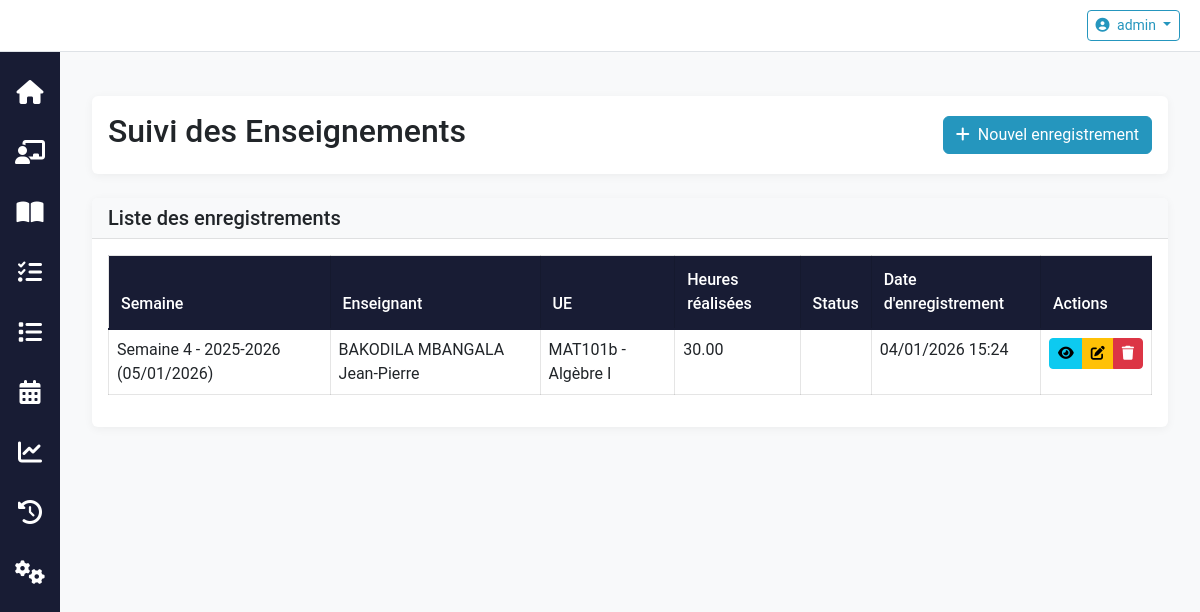
Page /tracking/progress/ (signed in) on the committed database.
### tracking/models.py (models this page shows, shortened)
class TeachingProgress(models.Model):
    organisation = models.ForeignKey('accounts.Organisation', on_delete=models.CASCADE, related_name='teaching_progress', verbose_name='Organisation', null=True, blank=True)
    course = models.ForeignKey(Course, on_delete=models.CASCADE, related_name='progress_records', verbose_name="UE")
    teacher = models.ForeignKey(Teacher, on_delete=models.CASCADE, related_name='progress_records', verbose_name="Enseignant")
    week = models.ForeignKey(SemaineCours, on_delete=models.CASCADE, related_name='progress_records', verbose_name="Semaine")
    hours_done = models.DecimalField(max_digits=5, decimal_places=2, validators=[MinValueValidator(0)], verbose_name="Heures effectuées")
    comment = models.TextField(blank=True, null=True, verbose_name="Commentaire")
    created_at = models.DateTimeField(auto_now_add=True, verbose_name="Date de création")
    updated_at = models.DateTimeField(auto_now=True, verbose_name="Date de mise à jour")
    status = models.CharField(max_length=20, choices=[
        ('planned', 'Planifié'),
        ('completed', 'Terminé'),
        ('canceled', 'Annulé'),
        ('rescheduled', 'Reporté')
    ], default='planned', verbose_name="Statut")
    class Meta:
        verbose_name = "Suivi d'enseignement"
        verbose_name_plural = "Suivi des enseignements"
        ordering = ['-week__annee_academique', 'week__numero_semaine', 'course__code_ue']
        unique_together = ['course', 'teacher', 'week']

### reglage/models.py (models this page shows, shortened)
class SemaineCours(models.Model):
    numero_semaine = models.IntegerField(help_text="Numéro de la semaine (1, 2, 3...)")
    date_debut = models.DateField(help_text="Date de début de la semaine (doit être un LUNDI)")
    date_fin = models.DateField(help_text="Date de fin de la semaine (doit être un SAMEDI)")
    designation = models.CharField(max_length=200, help_text="Ex: Semaine 1 du 1er semestre")
    est_en_cours = models.BooleanField(default=False, help_text="Marquer comme semaine en cours")
    annee_academique = models.CharField(max_length=9, null=True, blank=True, help_text="Année académique (ex: 2024-2025)")
    remarques = models.TextField(blank=True, null=True)
    class Meta:
        verbose_name = "Semaine de Cours"
        verbose_name_plural = "Semaines de Cours"
        ordering = ['date_debut']
        unique_together = [('numero_semaine', 'annee_academique')]

### teachers/models.py (models this page shows, shortened)
class Teacher(models.Model):
    organisation = models.ForeignKey('accounts.Organisation', on_delete=models.CASCADE, related_name='teachers', verbose_name='Organisation', null=True, blank=True)
    photo = models.ImageField(upload_to='teacher_photos/', null=True, blank=True)
    matricule = models.CharField(max_length=20, unique=True)
    nom_complet = models.CharField(max_length=100)
    fonction = models.CharField(max_length=50)
    grade = models.CharField(max_length=50, default='ASS1')
    section = models.CharField(max_length=50, null=True, blank=True)
    categorie = models.CharField(max_length=25)
    departement = models.CharField(max_length=50)

### courses/models.py (models this page shows, shortened)
class Course(models.Model):
    organisation = models.ForeignKey('accounts.Organisation', on_delete=models.CASCADE, related_name='courses', verbose_name='Organisation', null=True, blank=True)
    CLASSE_CHOICES = [
        ('L1', 'L1'),
        ('L2', 'L2'),
        ('L3', 'L3'),
        ('M1', 'M1'),
        ('M2', 'M2'),
    ]
    SEMESTRE_CHOICES = [
        ('S1', 'S1'),
        ('S2', 'S2'),
    ]
    DEPARTMENT_CHOICES = [
        ('Informatique', 'Informatique'),
        ('Physique', 'Physique'),
        ('Chimie', 'Chimie'),
        ('Biologie', 'Biologie'),
        ('SCAD', 'SCAD'),
        ('Histoire', 'Histoire'),
        ('Anglais', 'Anglais'),
        ('Français', 'Français'),
        ('Mathématique', 'Mathématique'),
        ('Agrovet', 'Agrovet'),
    ]
    code_ue = models.CharField(max_length=20)
    intitule_ue = models.CharField(max_length=200)
    intitule_ec = models.CharField(max_length=200, blank=True, null=True)
    credit = models.DecimalField(max_digits=5, decimal_places=2)  # Accepte les décimales (ex: 3.5)
    cmi = models.DecimalField(max_digits=5, decimal_places=2, verbose_name='CMI')  # Cours Magistral Intégré
    td_tp = models.DecimalField(max_digits=5, decimal_places=2, verbose_name='TD+TP')  # Travaux Dirigés + Travaux Pratiques
    classe = models.CharField(max_length=100)
    semestre = models.CharField(max_length=20)
    departement = models.CharField(max_length=100)
    section = models.CharField(max_length=100, null=True, blank=True)
    class Meta:
        verbose_name = "Cours"
        verbose_name_plural = "Cours"
        ordering = ['code_ue']

### tracking/views.py (the view, shortened to what this page needs)
# urls.py: path('progress/', views.TeachingProgressListView.as_view(), name='progress_list'),
class TeachingProgressListView(ListView):
    model = TeachingProgress
    template_name = 'tracking/progress_list.html'
    context_object_name = 'progress_entries'
    paginate_by = 20
    def get_queryset(self):
        from accounts.organisation_utils import get_user_organisation
        queryset = super().get_queryset()
        user_organisation = get_user_organisation(self.request.user)
        if user_organisation:
            queryset = queryset.filter(teacher__section=user_organisation.code)
        filter_form = ProgressFilterForm(self.request.GET or None)
        return queryset.select_related('teacher', 'course', 'week').order_by('-week__annee_academique', '-week__numero_semaine')

### tracking/templates/tracking/progress_list.html (shortened to what this page needs)
{% extends 'base.html' %}
{% load static %}
{% block content %}
<div class="container-fluid mt-4">
    <div class="row">
        <div class="col-12">
            <div class="card mb-4">
                <div class="card-body">
                    <div class="d-flex justify-content-between align-items-center">
                        <h2 class="card-title">Suivi des Enseignements</h2>
                        <a href="{% url 'tracking:progress_add' %}" class="btn btn-primary">
                            <i class="fas fa-plus me-2"></i>Nouvel enregistrement
                        </a>
                    </div>
                </div>
            </div>
        </div>
    </div>
    <div class="row">
        <div class="col-12">
            <div class="card">
                <div class="card-header">
                    <h5 class="mb-0">Liste des enregistrements</h5>
                </div>
                <div class="card-body">
                    <div class="table-responsive">
                        <table class="table table-bordered table-hover" id="progress-table">
                            <thead class="table-light">
                                <tr>
                                    <th>Semaine</th>
                                    <th>Enseignant</th>
                                    <th>UE</th>
                                    <th>Heures réalisées</th>
                                    <th>Status</th>
                                    <th>Date d'enregistrement</th>
                                    <th>Actions</th>
                                </tr>
                            </thead>
                            <tbody>
                                {% for progress in object_list %}
                                <tr>
                                    <td>{{ progress.week.designation }} ({{ progress.week.date_debut|date:"d/m/Y" }})</td>
                                    <td>{{ progress.teacher.nom_complet }}</td>
                                    <td>{{ progress.course.code_ue }} - {{ progress.course.intitule_ue }}</td>
                                    <td>{{ progress.hours_done }}</td>
                                    <td>
                                    </td>
                                    <td>{{ progress.created_at|date:"d/m/Y H:i" }}</td>
                                    <td>
                                        <div class="btn-group" role="group">
                                            <a href="{% url 'tracking:progress_detail' progress.id %}" class="btn btn-sm btn-info">
                                                <i class="fas fa-eye"></i>
                                            </a>
                                            <a href="{% url 'tracking:progress_edit' progress.id %}" class="btn btn-sm btn-warning">
                                                <i class="fas fa-edit"></i>
                                            </a>
                                            <a href="{% url 'tracking:progress_delete' progress.id %}" class="btn btn-sm btn-danger">
                                                <i class="fas fa-trash"></i>
                                            </a>
                                        </div>
                                    </td>
                                </tr>
                                {% empty %}
                                <tr>
                                    <td colspan="7" class="text-center">Aucun enregistrement trouvé.</td>
                                </tr>
                                {% endfor %}
                            </tbody>
                        </table>
                    </div>
                </div>
            </div>
        </div>
    </div>
</div>
{% endblock %}

### templates/base.html (shortened to what this page needs)
{% load static %}
<!DOCTYPE html>
<html lang="fr">
<head>
    <link href="https://cdn.jsdelivr.net/npm/bootstrap@5.3.0/dist/css/bootstrap.min.css" rel="stylesheet">
    <link rel="stylesheet" href="https://cdnjs.cloudflare.com/ajax/libs/font-awesome/6.4.0/css/all.min.css">
    <link rel="stylesheet" href="https://cdn.jsdelivr.net/npm/bootstrap-icons@1.10.0/font/bootstrap-icons.css">
    <link rel="stylesheet" href="https://cdn.jsdelivr.net/npm/bootstrap-datepicker@1.9.0/dist/css/bootstrap-datepicker.min.css">
    <link rel="stylesheet" href="{% static 'css/style.css' %}">
    <link rel="stylesheet" href="{% static 'css/custom.css' %}">
</head>
<body>
    <header class="header">
        <div class="user-menu dropdown">
            {% if user.is_authenticated %}
                <button class="btn btn-sm btn-outline-primary dropdown-toggle" type="button" id="userMenuDropdown" data-bs-toggle="dropdown" aria-expanded="false">
                    <i class="fas fa-user-circle me-1"></i>
                    {{ user.username }}
                </button>
            {% endif %}
        </div>
    </header>
    <div class="main-container">
        <nav class="sidebar">
            <div class="nav flex-column">
                <a class="nav-link" href="{% url 'home' %}" title="Accueil" data-bs-toggle="tooltip" data-bs-placement="right">
                    <div class="sb-nav-link-icon"><i class="fas fa-home"></i></div>
                </a>
                {% if is_admin or is_administrative_role or is_section_role or is_department_role or is_enseignant or is_gestionnaire %}
                <a class="nav-link" href="{% url 'teachers:list' %}" title="Enseignants" data-bs-toggle="tooltip" data-bs-placement="right">
                    <div class="sb-nav-link-icon"><i class="fas fa-chalkboard-teacher"></i></div>
                </a>
                {% endif %}
                <a class="nav-link" href="{% url 'courses:list' %}" title="Cours (UE)" data-bs-toggle="tooltip" data-bs-placement="right">
                    <div class="sb-nav-link-icon"><i class="fas fa-book-open"></i></div>
                </a>
                {% if is_admin or is_gestionnaire or is_administrative_role or is_section_role or is_department_role or is_org_user %}
                <a class="nav-link" href="{% url 'attribution:attribution_list' %}" title="Attributions" data-bs-toggle="tooltip" data-bs-placement="right">
                    <div class="sb-nav-link-icon"><i class="fas fa-tasks"></i></div>
                </a>
                {% endif %}
                {% if is_admin or is_gestionnaire or is_administrative_role or is_section_role or is_department_role or is_org_user %}
                <a class="nav-link" href="{% url 'attribution:liste_charges' %}" title="Liste des charges" data-bs-toggle="tooltip" data-bs-placement="right">
                    <div class="sb-nav-link-icon"><i class="fas fa-list"></i></div>
                </a>
                {% endif %}
                {% if is_admin or is_gestionnaire or is_administrative_role or is_section_role or is_department_role or is_org_user %}
                <a class="nav-link" href="{% url 'attribution:schedule_builder' %}" title="Horaires" data-bs-toggle="tooltip" data-bs-placement="right">
                    <div class="sb-nav-link-icon"><i class="fas fa-calendar-alt"></i></div>
                </a>
                {% endif %}
                {% if is_admin or is_gestionnaire or is_administrative_role or is_section_role or is_department_role or is_org_user %}
                <a class="nav-link" href="{% url 'tracking:dashboard' %}" title="Suivi" data-bs-toggle="tooltip" data-bs-placement="right">
                    <div class="sb-nav-link-icon"><i class="fas fa-chart-line"></i></div>
                </a>
                {% endif %}
                {% if is_admin and not is_org_user %}
                <a class="nav-link" href="{% url 'tracking:action_history' %}" title="Historique des Actions" data-bs-toggle="tooltip" data-bs-placement="right">
                    <div class="sb-nav-link-icon"><i class="fas fa-history"></i></div>
                </a>
                {% endif %}
                {% if is_admin or is_org_user %}
                <a class="nav-link" href="{% url 'reglage:gestion_entites' %}" title="Réglages" data-bs-toggle="tooltip" data-bs-placement="right">
                    <div class="sb-nav-link-icon"><i class="fas fa-cogs"></i></div>
                </a>
                {% endif %}
            </div>
        </nav>
        <main class="main-content">
            {% block content %}
            {% endblock %}
        </main>
    </div>
</body>
</html>

### rows in the picture
TeachingProgress: week.designation "Semaine 4 - 2025-2026", week.date_debut "05/01/2026", teacher.nom_complet "BAKODILA MBANGALA Jean-Pierre", course.code_ue "MAT101b", course.intitule_ue "Algèbre I", hours_done "30.00", created_at "04/01/2026 15:24"

### other values in the picture
{{ user.username }} "admin"
